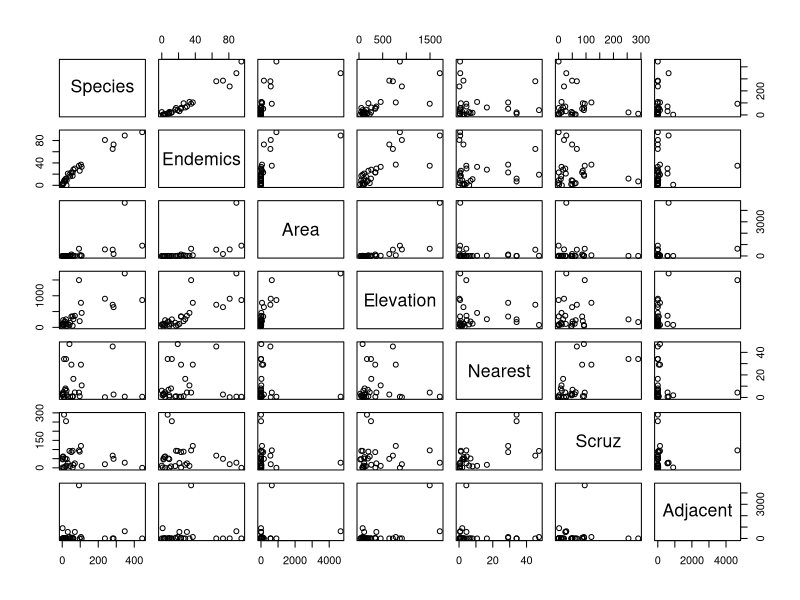
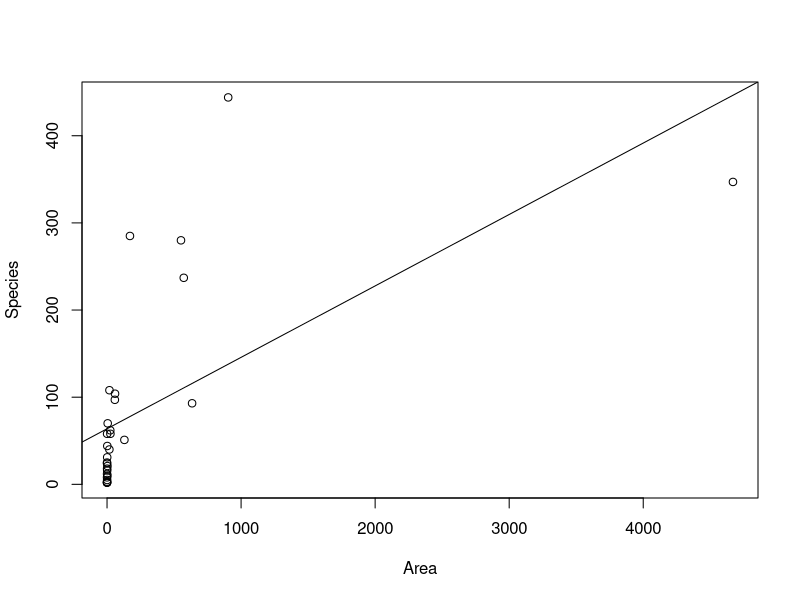
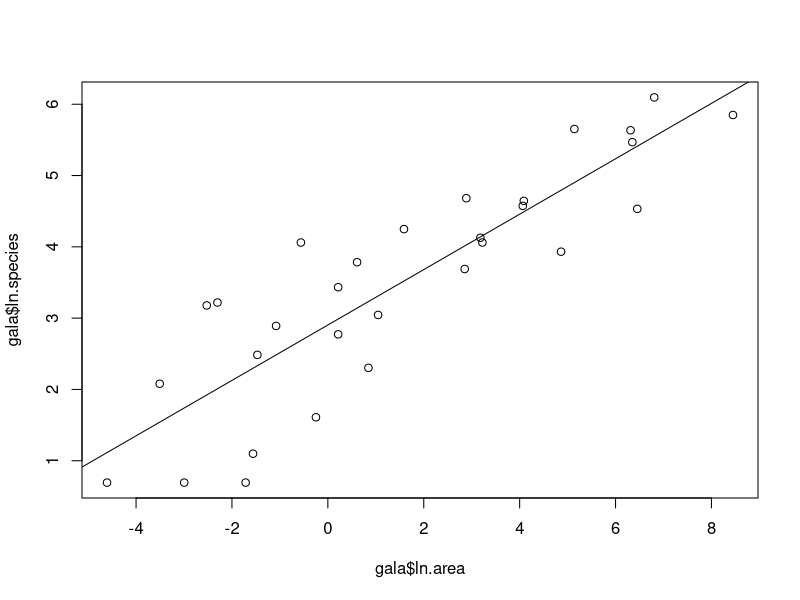
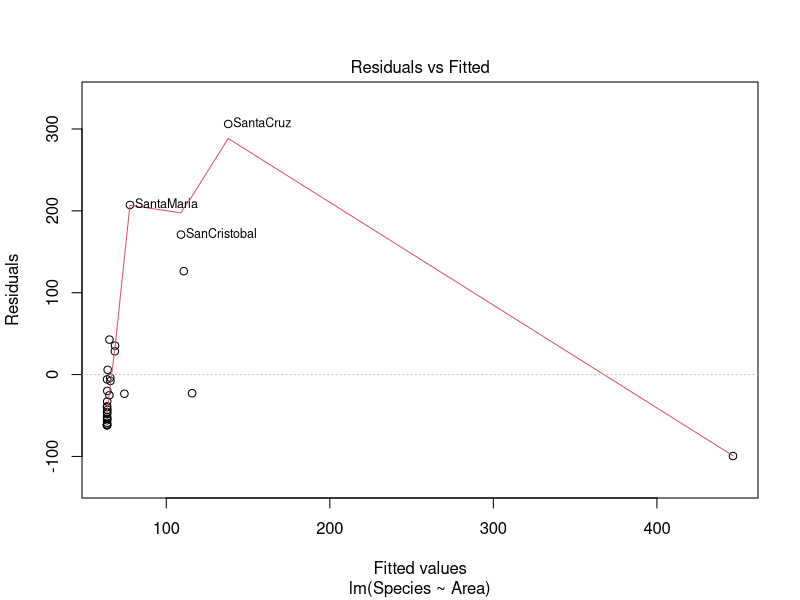
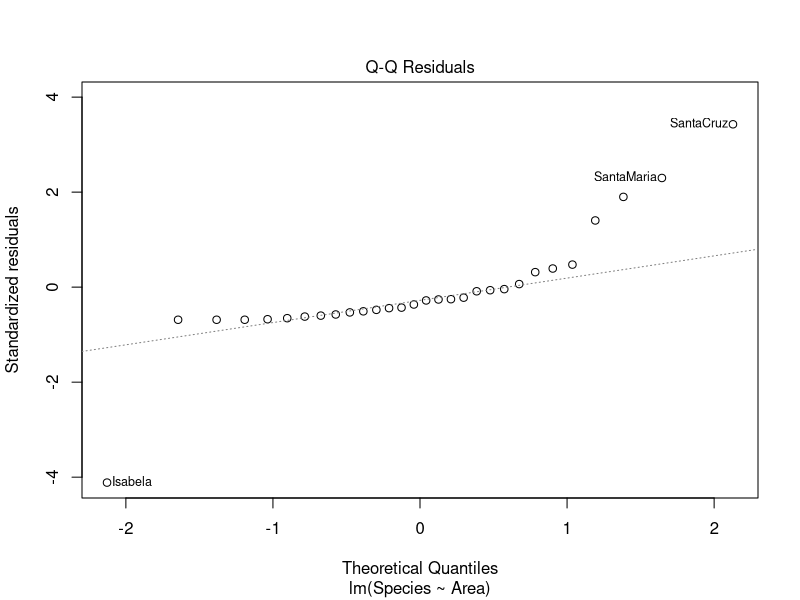
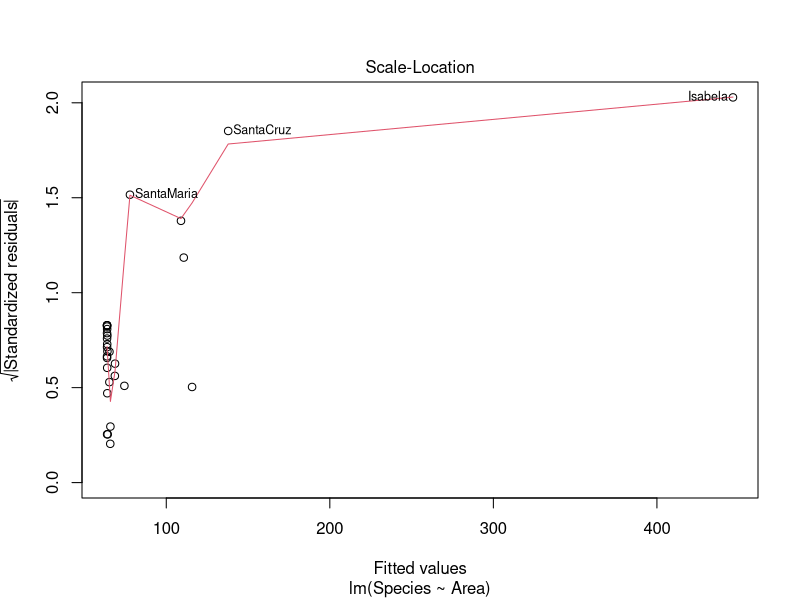
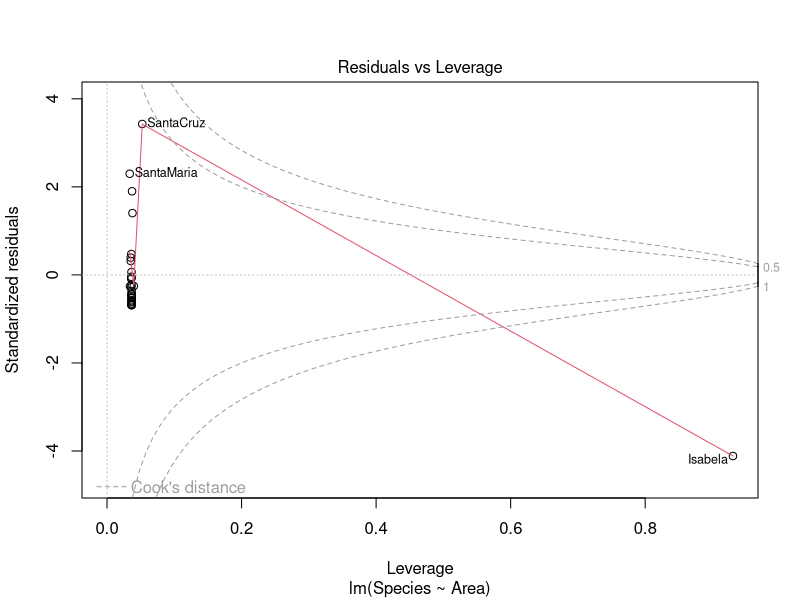
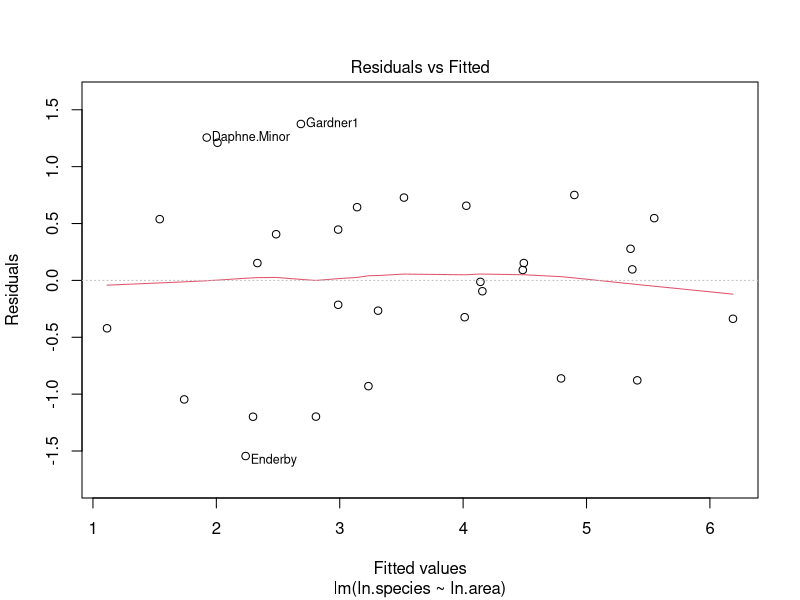

R code for these plots, in order:
## ---- chunk 1
knitr::opts_chunk$set(echo = TRUE)
## ---- chunk 2

#data set has to be in R directory to be read with script
gala <- read.table('gala.txt',header=TRUE,row.names=1)
head(gala)

plot(gala) #all variables on one plot, names refer to axes on each individual plot
pdf('gala.pdf',width=6,height=6) #create PDF of plot in directory
dev.off() #turns off the PDF device (so PDFs aren't saved every time)

#fit a linear regression model (both variables are numerical)
gala.model<-lm(Species~Area,data=gala) #species = response variable, area = predictor variable

plot(Species~Area,data=gala) # creates scatter plot
abline(gala.model) # adds regression line

str(gala.model) #attributes of object gala.model (structure)

#extractor functions to simplify dataset and pull out info
coef(gala.model)
residuals(gala.model)
fitted.values(gala.model)
cooks.distance(gala.model)
summary(gala.model)
anova(gala.model)

# LOG TRANSFORMING DATA AND RUNNING SAME ANALYSIS
#adding columns to dataset that are log-transformed values of area and species
gala$ln.area <- log(gala$Area)
gala$ln.species <- log(gala$Species)

plot(gala$ln.area,gala$ln.species) # plots linear regression in log
gala.model2<-lm(ln.species~ln.area,data=gala) # fits logged model
abline(gala.model2) # adds regression line
summary(gala.model2)

plot(gala.model) #assumption plots of untransformed data

plot(gala.model2) #assumption plots of log transformed data
#residuals are normally distributed 

confint(gala.model2)
#confidence intervals of slope of gala.model2 = 95% chance that data set includes the true mean
## ---- chunk 3
# using same gala data set 
gala$ln.elev <- log(gala$Elevation)
m1 <- lm(gala$ln.sp~ln.area,data=gala)
m2 <- lm(gala$ln.sp~ln.area+ln.elev,data=gala)
anova(m1,m2) #no significant effect of elevation

#stepwise selection to evaluate whether there are other significant predictors
#creating new log transformed columns
gala$ln.nearest <- log(gala$Nearest)
gala$ln.scruz <- log(gala$Scruz+1)
gala$ln.adjacent <- log(gala$Adjacent)

gala.full <- lm(ln.species~ln.area+ln.elev+ln.nearest+ln.scruz+ln.adjacent,data=gala)
gala.step <- step(gala.full,direction='backward')

#AIC = measures the quality of the model and the goodness of fit
#the lower the AIC the better the fit with the pruning of each variable at each step
#final model = ln.species~ln.area+ln.scruz (lowest AIC) 

